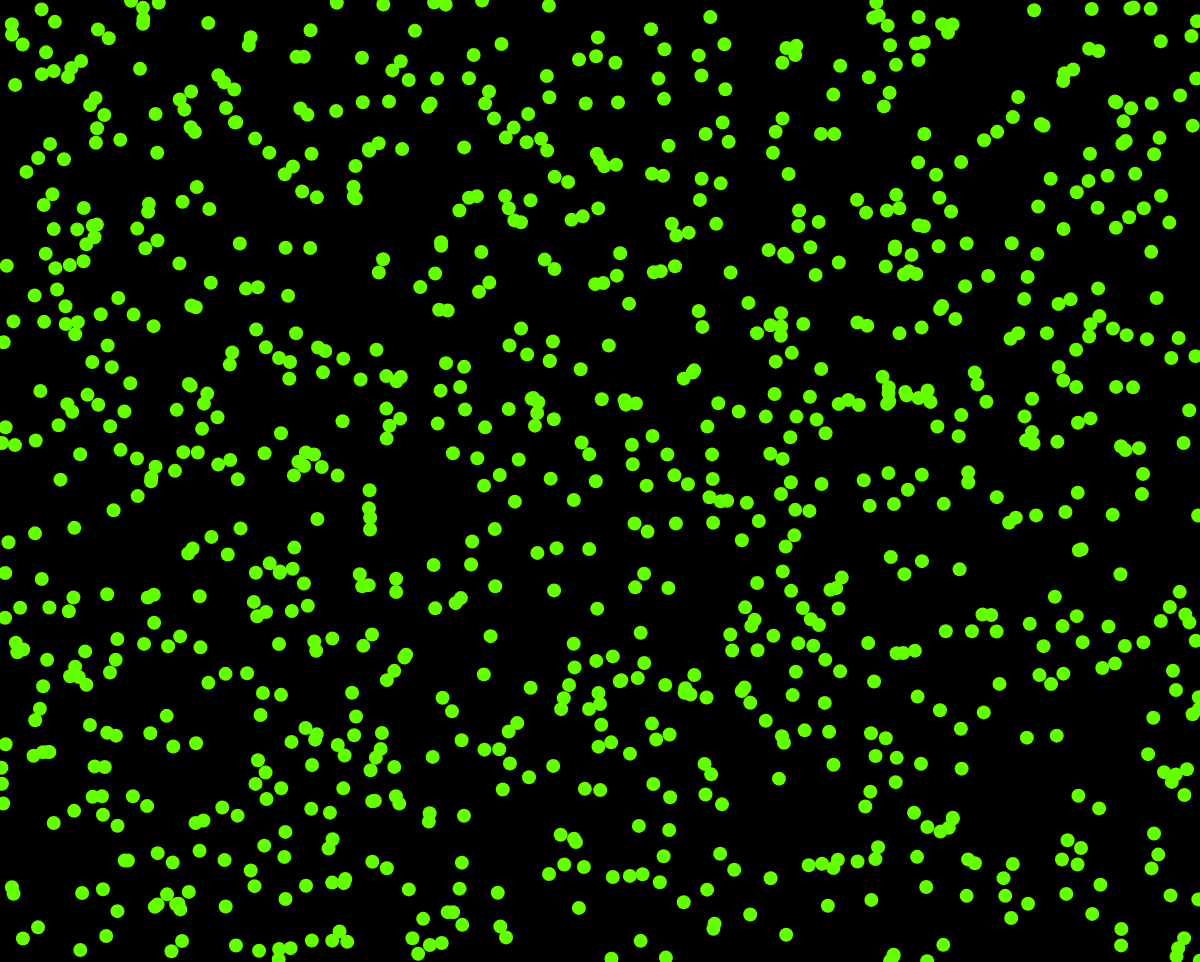
Frame 1 (no input)
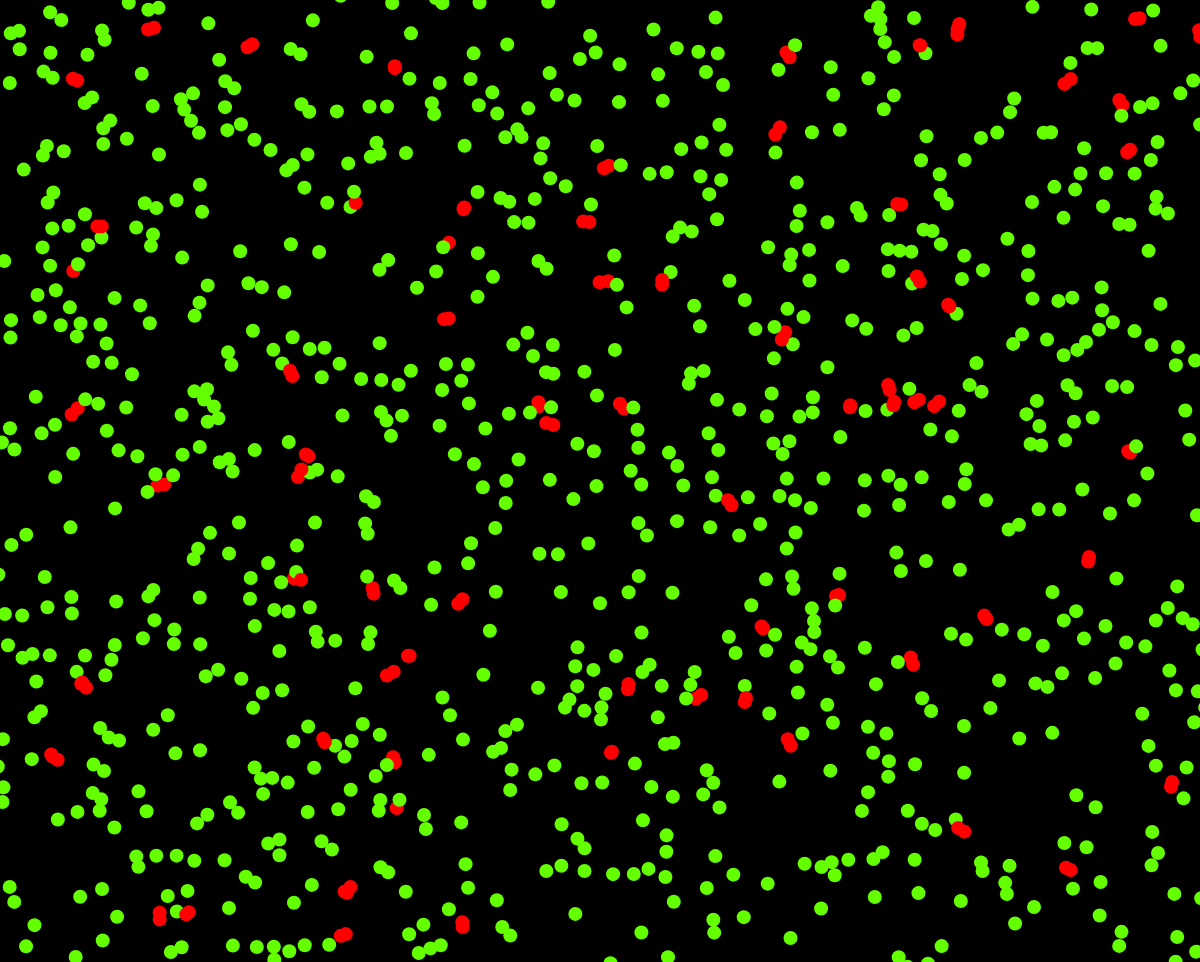
Frame 60 (no input)
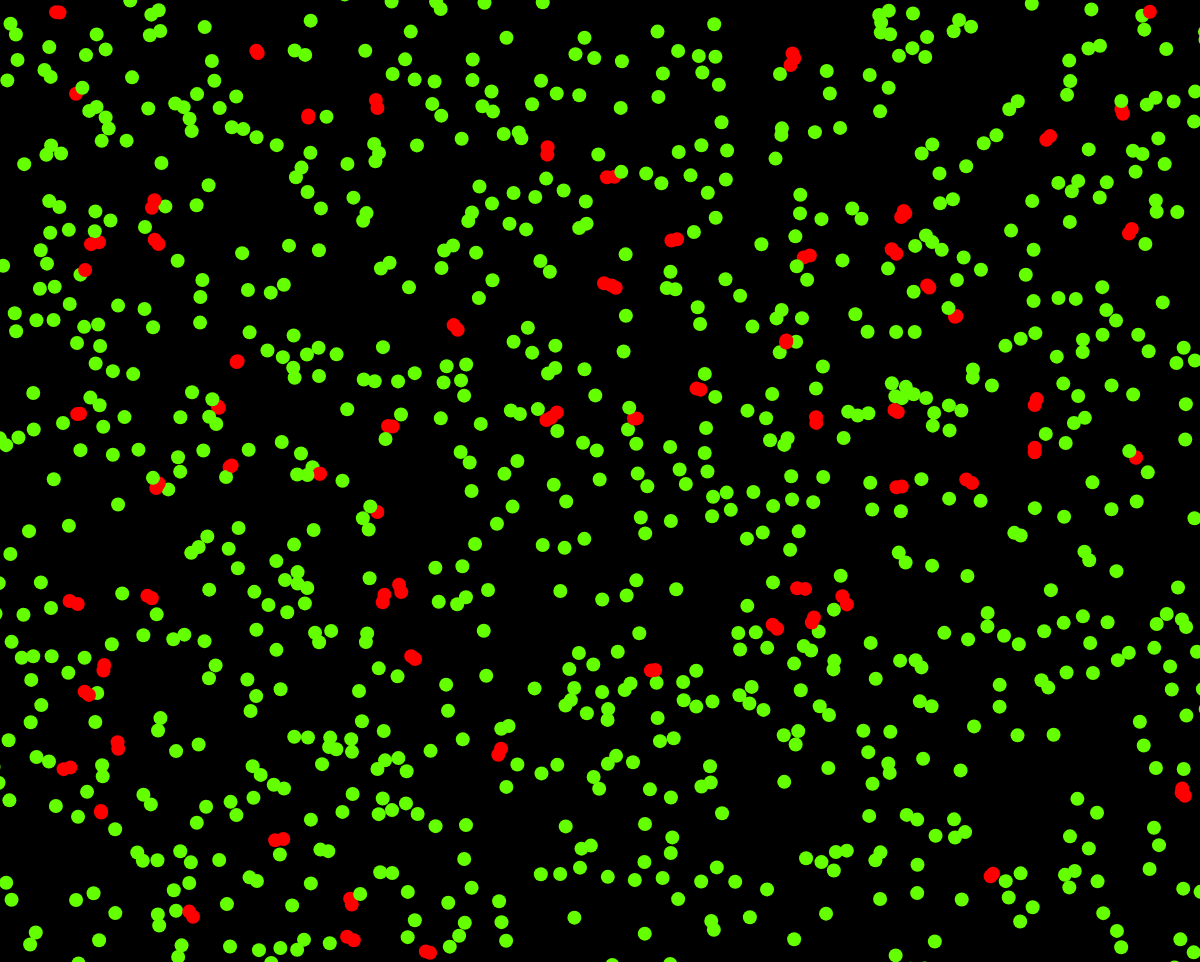
Frame 120 (the mouse pressed at the canvas centre since frame 60)

The p5.js sketch that drew these frames (run headless with seeded random() and noise() and a simulated clock; from frame 60 on, the mouse is pressed at the canvas centre):

// p5.js sketch
// ── sketch.js
// Nicholas Huaman

let particles = [];

function setup() {
  createCanvas(window.innerWidth, window.innerHeight-38);
  for (let i = 0; i < 1000; i++) {
    particles[i] = new Particle(random(width), random(height));
  }
}

function draw() {
  background(0);


  let boundary = new Rectangle(300, 200, window.innerWidth, window.innerHeight);
  let qtree = new QuadTree(boundary, 4);

  for (let p of particles) {
    let point = new Point(p.x, p.y, p);
    qtree.insert(point);


    p.move();
    p.render();
    p.setHighlight(false);
  }

  for (let p of particles) {
    let range = new Circle(p.x, p.y, p.r * 2);
    let points = qtree.query(range);
    for (let point of points) {
      let other = point.userData;
      // for (let other of particles) {
      if (p !== other && p.intersects(other)) {
        p.setHighlight(true);
      }
    }
  }

}

// ── particle.js
// Nicholas Huaman
class Particle {
  constructor(x, y) {
    this.x = x;
    this.y = y;
    this.r = 4;
    this.highlight = false;
    this.wasHighlighted=false;
  }

  intersects(other) {
    let d = dist(this.x, this.y, other.x, other.y);
    this.x = this.x +0.1;
    this.y = this.y +0.1;
    return (d < this.r + other.r);
  }

  setHighlight(value) {
    this.highlight = value;
    this.wasHighlighted=true;
  }

  move() {
    this.x += random(-1, 1);
    this.y += random(-1, 1);
  }

  render() {
    noStroke();
    if (this.highlight) {
      fill(255,0,0);
    } else {
      fill(100,255,0);
    }
    ellipse(this.x, this.y, this.r * 3.5);
  }

}
// ── quadtree.js
// Nicholas Huaman
class Point {
  constructor(x, y, userData) {
    this.x = x;
    this.y = y;
    this.userData = userData;
  }
}

class Rectangle {
  constructor(x, y, w, h) {
    this.x = x;
    this.y = y;
    this.w = w;
    this.h = h;
  }

  contains(point) {
    return (point.x >= this.x - this.w &&
      point.x <= this.x + this.w &&
      point.y >= this.y - this.h &&
      point.y <= this.y + this.h);
  }


  intersects(range) {
    return !(range.x - range.w > this.x + this.w ||
      range.x + range.w < this.x - this.w ||
      range.y - range.h > this.y + this.h ||
      range.y + range.h < this.y - this.h);
  }


}

// circle class for a circle shaped query
class Circle {
  constructor(x, y, r) {
    this.x = x;
    this.y = y;
    this.r = r;
    this.rSquared = this.r * this.r;
  }

  contains(point) {
    // check if the point is in the circle by checking if the euclidean distance of
    // the point and the center of the circle if smaller or equal to the radius of
    // the circle
    let d = Math.pow((point.x - this.x), 2) + Math.pow((point.y - this.y), 2);
    return d <= this.rSquared;
  }

  intersects(range) {

    var xDist = Math.abs(range.x - this.x);
    var yDist = Math.abs(range.y - this.y);

    // radius of the circle
    var r = this.r;

    var w = range.w;
    var h = range.h;

    var edges = Math.pow((xDist - w), 2) + Math.pow((yDist - h), 2);

    // no intersection
    if (xDist > (r + w) || yDist > (r + h))
      return false;

    // intersection within the circle
    if (xDist <= w || yDist <= h)
      return true;

    // intersection on the edge of the circle
    return edges <= this.rSquared;
  }
}

class QuadTree {
  constructor(boundary, capacity) {
    if (!boundary) {
      throw TypeError('boundary is null or undefined');
    }
    if (!(boundary instanceof Rectangle)) {
      throw TypeError('boundary should be a Rectangle');
    }
    if (typeof capacity !== 'number') {
      throw TypeError(`capacity should be a number but is a ${typeof capacity}`);
    }
    if (capacity < 1) {
      throw RangeError('capacity must be greater than 0');
    }
    this.boundary = boundary;
    this.capacity = capacity;
    this.points = [];
    this.divided = false;
  }

  subdivide() {
    let x = this.boundary.x;
    let y = this.boundary.y;
    let w = this.boundary.w / 2;
    let h = this.boundary.h / 2;

    let ne = new Rectangle(x + w, y - h, w, h);
    this.northeast = new QuadTree(ne, this.capacity);
    let nw = new Rectangle(x - w, y - h, w, h);
    this.northwest = new QuadTree(nw, this.capacity);
    let se = new Rectangle(x + w, y + h, w, h);
    this.southeast = new QuadTree(se, this.capacity);
    let sw = new Rectangle(x - w, y + h, w, h);
    this.southwest = new QuadTree(sw, this.capacity);

    this.divided = true;
  }

  insert(point) {
    if (!this.boundary.contains(point)) {
      return false;
    }

    if (this.points.length < this.capacity) {
      this.points.push(point);
      return true;
    }

    if (!this.divided) {
      this.subdivide();
    }

    if (this.northeast.insert(point) || this.northwest.insert(point) ||
      this.southeast.insert(point) || this.southwest.insert(point)) {
      return true;
    }
  }

  query(range, found) {
    if (!found) {
      found = [];
    }

    if (!range.intersects(this.boundary)) {
      return found;
    }

    for (let p of this.points) {
      if (range.contains(p)) {
        found.push(p);
      }
    }
    if (this.divided) {
      this.northwest.query(range, found);
      this.northeast.query(range, found);
      this.southwest.query(range, found);
      this.southeast.query(range, found);
    }

    return found;
  }

}
